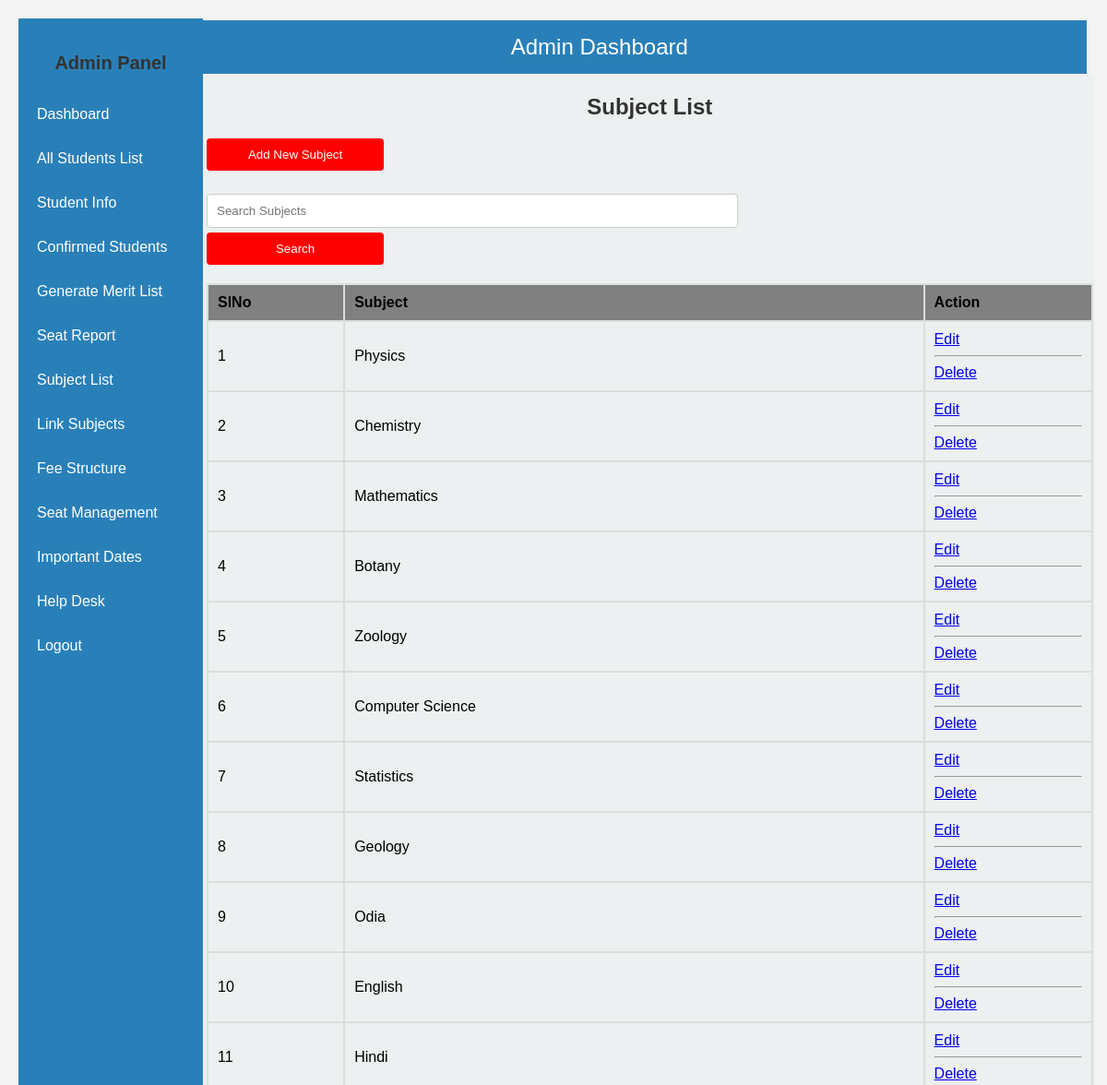
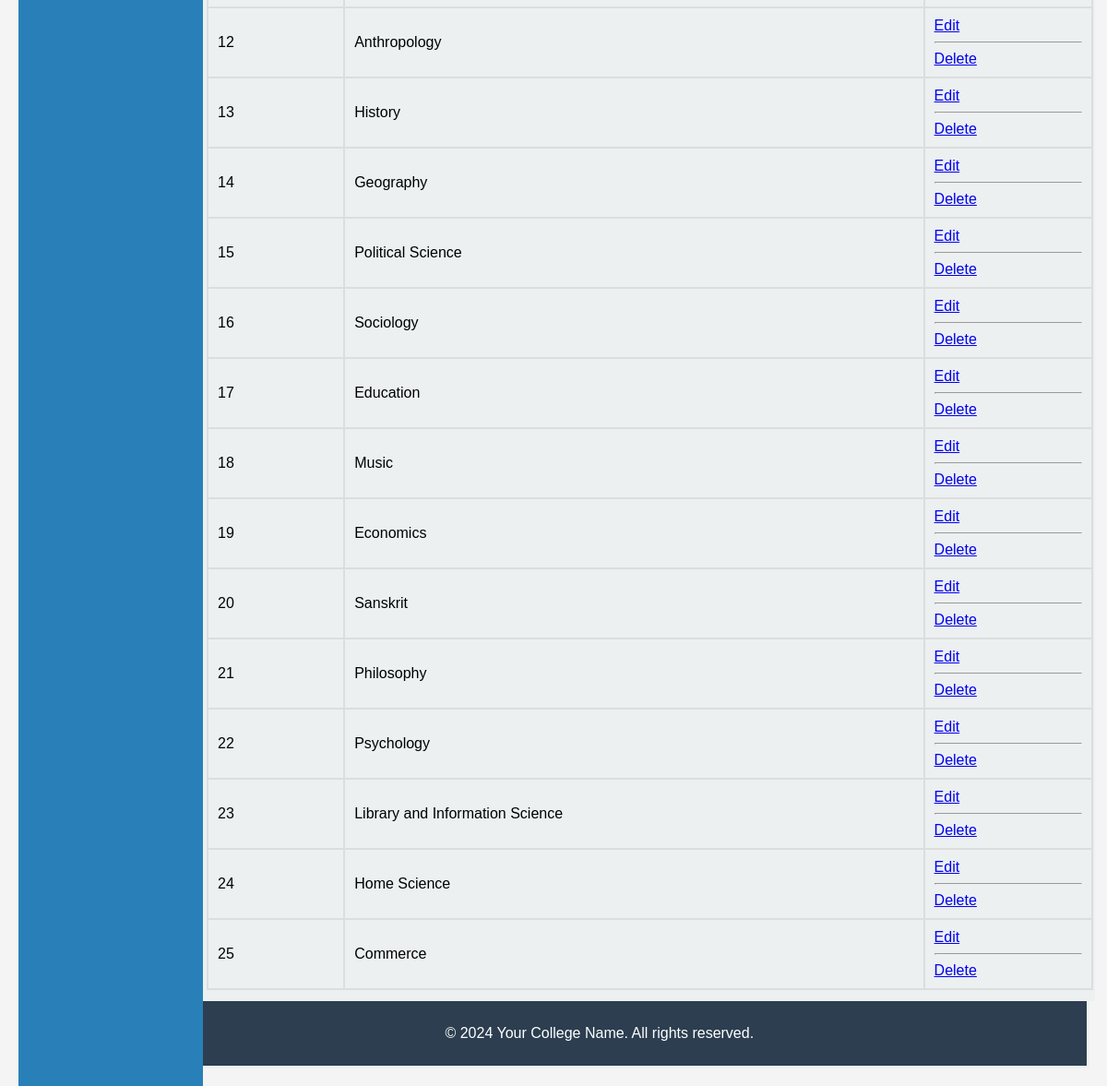
Page /admin/subject_list.php (signed in) on the committed database (2 pictures, top to bottom).
### tables this page shows
CREATE TABLE `subjects` (
  `id` int(11) NOT NULL,
  `subject_name` varchar(255) NOT NULL,
  `stream_id` int(11) NOT NULL,
  `created_at` timestamp NOT NULL DEFAULT current_timestamp(),
  `updated_at` timestamp NOT NULL DEFAULT current_timestamp() ON UPDATE current_timestamp()
);

### admin/subject_list.php (the view, shortened to what this page needs)
<?php
include('header.php');
include('../db/db_connect.php');
?>
<div class="main-content">
    <h2>Subject List</h2>
    <form method="POST" action="subject_add.php">
        <button type="submit">Add New Subject</button>
    </form>
    <form method="GET" action="">
        <input type="text" name="search" placeholder="Search Subjects" required>
        <button type="submit">Search</button>
    </form>
    <table>
        <thead>
            <tr>
                <th>SlNo</th>
                <th>Subject</th>
                <th>Action</th>
            </tr>
        </thead>
        <tbody>
            <?php
            $search = isset($_GET['search']) ? $_GET['search'] : '';
            $query = "SELECT * FROM subjects WHERE subject_name LIKE '%$search%'";
            $result = $conn->query($query);
            if ($result->num_rows > 0) {
                $slNo = 1;
                while ($row = $result->fetch_assoc()) {
                    echo "<tr>
                        <td>{$slNo}</td>
                        <td>{$row['subject_name']}</td>
                        <td>
                            <a href='subject_edit.php?id={$row['id']}'>Edit</a> <hr>
                            <a href='subject_delete.php?id={$row['id']}'>Delete</a>
                        </td>
                    </tr>";
                    $slNo++;
                }
            } else {
                echo "<tr><td colspan='3'>No subjects found.</td></tr>";
            }
            ?>
        </tbody>
    </table>
</div>
<?php
include('footer.php');
?>

### css/style.css (style rules this page uses)
body { margin: 0; font-family: Arial, sans-serif; }
.main-content { margin-left: 100px; padding: 2px; width:91% ; background-color: #ecf0f1; }
h2 { font-size: 24px; margin-bottom: 20px; }
form { margin-bottom: 20px; }
input[type="text"] { width: 20%; padding: 10px; margin-bottom: 10px; border: 1px solid #ccc; border-radius: 4px; }
form { background-color: ; }
body { font-family: Arial, sans-serif; background-color: #f4f4f4; margin: 0; padding: 20px; }
h2 { text-align: center; color: #333; }
table { width: 100%; border-collapse:collapse ; margin-bottom: 10px; }
th, td { padding: 10px; border: 2px solid #ddd; text-align: left; }
th { background-color: gray; }
input[type="text"], input[type="email"], input[type="password"], input[type="number"], select, textarea { width: calc(60% - 22px); padding: 10px; margin: 5px 0; border: 1px solid #ccc; border-radius: 4px; }
button { display: block; width: 20%; padding: 10px; background-color: red; color: white; border: none; border-radius: 4px; cursor: pointer; }

### rows in the picture
subjects: subject_name "Physics"
subjects: subject_name "Chemistry"
subjects: subject_name "Mathematics"
subjects: subject_name "Botany"
subjects: subject_name "Zoology"
subjects: subject_name "Computer Science"
subjects: subject_name "Statistics"
subjects: subject_name "Geology"
subjects: subject_name "Odia"
subjects: subject_name "English"
subjects: subject_name "Hindi"
subjects: subject_name "Anthropology"
subjects: subject_name "History"
subjects: subject_name "Geography"
subjects: subject_name "Political Science"
subjects: subject_name "Sociology"
subjects: subject_name "Education"
subjects: subject_name "Music"
subjects: subject_name "Economics"
subjects: subject_name "Sanskrit"
subjects: subject_name "Philosophy"
subjects: subject_name "Psychology"
subjects: subject_name "Library and Information Science"
subjects: subject_name "Home Science"
subjects: subject_name "Commerce"
